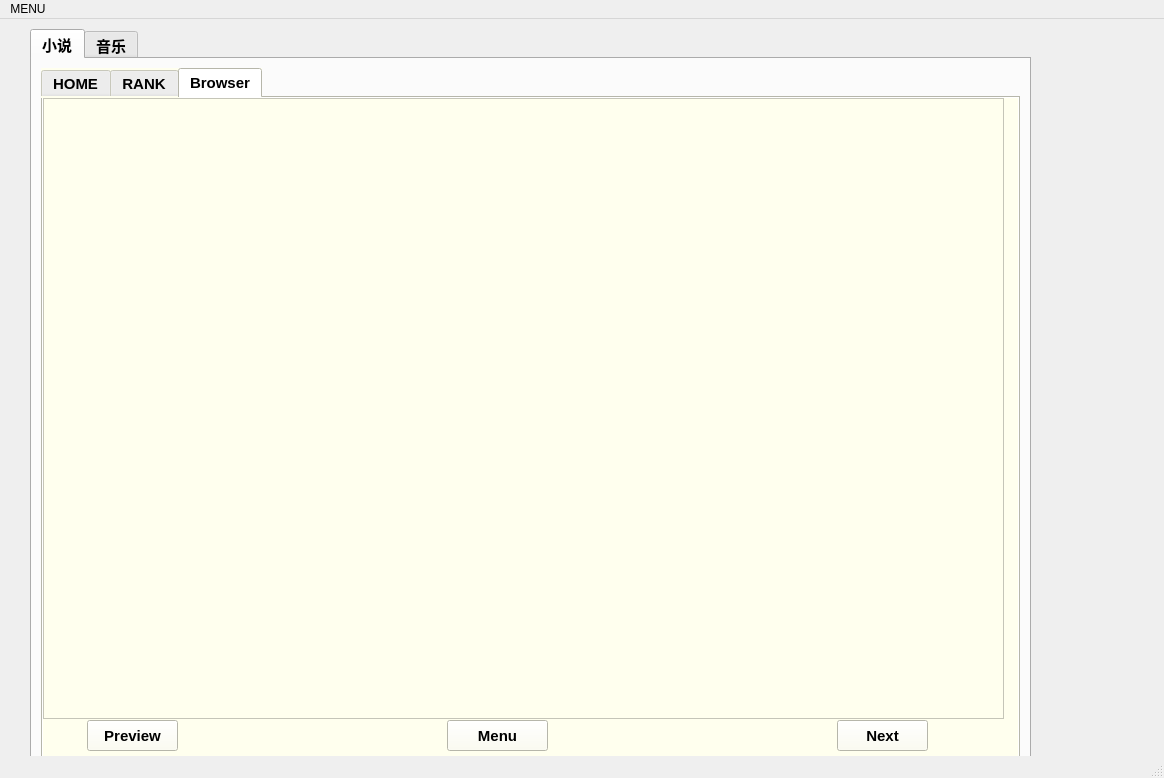
<?xml version="1.0" encoding="UTF-8"?>
<ui version="4.0">
 <class>MainWindow</class>
 <widget class="QMainWindow" name="MainWindow">
  <property name="geometry">
   <rect>
    <x>0</x>
    <y>0</y>
    <width>1164</width>
    <height>778</height>
   </rect>
  </property>
  <property name="windowTitle">
   <string>Spider System</string>
  </property>
  <property name="windowIcon">
   <iconset resource="spider.qrc">
    <normaloff>:/Spider/spider.ico</normaloff>:/Spider/spider.ico</iconset>
  </property>
  <widget class="QWidget" name="centralwidget">
   <widget class="QTabWidget" name="tabWidget_2">
    <property name="geometry">
     <rect>
      <x>30</x>
      <y>10</y>
      <width>1001</width>
      <height>761</height>
     </rect>
    </property>
    <property name="sizePolicy">
     <sizepolicy hsizetype="Maximum" vsizetype="Maximum">
      <horstretch>0</horstretch>
      <verstretch>0</verstretch>
     </sizepolicy>
    </property>
    <property name="font">
     <font>
      <family>Microsoft YaHei UI</family>
      <pointsize>11</pointsize>
      <weight>75</weight>
      <bold>true</bold>
     </font>
    </property>
    <property name="currentIndex">
     <number>0</number>
    </property>
    <property name="movable">
     <bool>true</bool>
    </property>
    <widget class="QWidget" name="tab_3">
     <attribute name="title">
      <string>小说</string>
     </attribute>
     <layout class="QGridLayout" name="gridLayout">
      <item row="0" column="0">
       <widget class="QTabWidget" name="tabWidget">
        <property name="sizePolicy">
         <sizepolicy hsizetype="Expanding" vsizetype="Expanding">
          <horstretch>0</horstretch>
          <verstretch>0</verstretch>
         </sizepolicy>
        </property>
        <property name="font">
         <font>
          <family>Microsoft YaHei UI</family>
          <pointsize>11</pointsize>
          <weight>75</weight>
          <bold>true</bold>
         </font>
        </property>
        <property name="autoFillBackground">
         <bool>false</bool>
        </property>
        <property name="styleSheet">
         <string notr="true">background-color: rgb(255, 255, 238);</string>
        </property>
        <property name="currentIndex">
         <number>2</number>
        </property>
        <property name="movable">
         <bool>true</bool>
        </property>
        <widget class="QWidget" name="tab">
         <attribute name="title">
          <string>HOME</string>
         </attribute>
         <widget class="QLabel" name="label_2">
          <property name="geometry">
           <rect>
            <x>71</x>
            <y>161</y>
            <width>54</width>
            <height>22</height>
           </rect>
          </property>
          <property name="sizePolicy">
           <sizepolicy hsizetype="Expanding" vsizetype="Expanding">
            <horstretch>0</horstretch>
            <verstretch>0</verstretch>
           </sizepolicy>
          </property>
          <property name="font">
           <font>
            <family>Microsoft YaHei UI</family>
            <pointsize>11</pointsize>
            <weight>75</weight>
            <bold>true</bold>
           </font>
          </property>
          <property name="text">
           <string>status:</string>
          </property>
         </widget>
         <widget class="QLabel" name="state_label">
          <property name="geometry">
           <rect>
            <x>131</x>
            <y>161</y>
            <width>691</width>
            <height>22</height>
           </rect>
          </property>
          <property name="sizePolicy">
           <sizepolicy hsizetype="Expanding" vsizetype="Expanding">
            <horstretch>0</horstretch>
            <verstretch>0</verstretch>
           </sizepolicy>
          </property>
          <property name="font">
           <font>
            <family>Microsoft YaHei UI</family>
            <pointsize>11</pointsize>
            <weight>75</weight>
            <bold>true</bold>
           </font>
          </property>
          <property name="text">
           <string>None</string>
          </property>
          <property name="scaledContents">
           <bool>true</bool>
          </property>
         </widget>
         <widget class="QLabel" name="label">
          <property name="geometry">
           <rect>
            <x>70</x>
            <y>240</y>
            <width>55</width>
            <height>22</height>
           </rect>
          </property>
          <property name="sizePolicy">
           <sizepolicy hsizetype="Expanding" vsizetype="Expanding">
            <horstretch>0</horstretch>
            <verstretch>0</verstretch>
           </sizepolicy>
          </property>
          <property name="font">
           <font>
            <family>Microsoft YaHei UI</family>
            <pointsize>11</pointsize>
            <weight>75</weight>
            <bold>true</bold>
           </font>
          </property>
          <property name="text">
           <string>Result:</string>
          </property>
         </widget>
         <widget class="QListWidget" name="book_list">
          <property name="geometry">
           <rect>
            <x>130</x>
            <y>270</y>
            <width>256</width>
            <height>351</height>
           </rect>
          </property>
          <property name="sizePolicy">
           <sizepolicy hsizetype="Expanding" vsizetype="Expanding">
            <horstretch>0</horstretch>
            <verstretch>0</verstretch>
           </sizepolicy>
          </property>
          <property name="font">
           <font>
            <family>Microsoft YaHei UI</family>
            <pointsize>11</pointsize>
            <weight>75</weight>
            <bold>true</bold>
           </font>
          </property>
          <property name="toolTip">
           <string>double clicked to download</string>
          </property>
          <property name="statusTip">
           <string>double clicked to download</string>
          </property>
          <property name="autoFillBackground">
           <bool>true</bool>
          </property>
          <property name="resizeMode">
           <enum>QListView::Fixed</enum>
          </property>
          <property name="layoutMode">
           <enum>QListView::Batched</enum>
          </property>
          <property name="wordWrap">
           <bool>true</bool>
          </property>
         </widget>
         <widget class="QProgressBar" name="progressbar">
          <property name="geometry">
           <rect>
            <x>130</x>
            <y>190</y>
            <width>321</width>
            <height>30</height>
           </rect>
          </property>
          <property name="sizePolicy">
           <sizepolicy hsizetype="Expanding" vsizetype="Expanding">
            <horstretch>0</horstretch>
            <verstretch>0</verstretch>
           </sizepolicy>
          </property>
          <property name="font">
           <font>
            <family>Microsoft YaHei UI</family>
            <pointsize>11</pointsize>
            <weight>75</weight>
            <bold>true</bold>
           </font>
          </property>
          <property name="value">
           <number>0</number>
          </property>
          <property name="invertedAppearance">
           <bool>false</bool>
          </property>
          <property name="format">
           <string/>
          </property>
         </widget>
         <widget class="QLabel" name="label_8">
          <property name="geometry">
           <rect>
            <x>750</x>
            <y>70</y>
            <width>71</width>
            <height>51</height>
           </rect>
          </property>
          <property name="sizePolicy">
           <sizepolicy hsizetype="Expanding" vsizetype="Expanding">
            <horstretch>0</horstretch>
            <verstretch>0</verstretch>
           </sizepolicy>
          </property>
          <property name="font">
           <font>
            <family>Microsoft YaHei UI</family>
            <pointsize>11</pointsize>
            <weight>75</weight>
            <bold>true</bold>
           </font>
          </property>
          <property name="styleSheet">
           <string notr="true">image: url(:/Spider/novel_spider.svg);</string>
          </property>
          <property name="text">
           <string/>
          </property>
         </widget>
         <widget class="QPushButton" name="search_push_button">
          <property name="geometry">
           <rect>
            <x>630</x>
            <y>110</y>
            <width>75</width>
            <height>28</height>
           </rect>
          </property>
          <property name="sizePolicy">
           <sizepolicy hsizetype="Expanding" vsizetype="Expanding">
            <horstretch>0</horstretch>
            <verstretch>0</verstretch>
           </sizepolicy>
          </property>
          <property name="font">
           <font>
            <family>Microsoft YaHei UI</family>
            <pointsize>11</pointsize>
            <weight>75</weight>
            <bold>true</bold>
           </font>
          </property>
          <property name="text">
           <string>Search</string>
          </property>
          <property name="shortcut">
           <string>Return</string>
          </property>
         </widget>
         <widget class="QWidget" name="layoutWidget">
          <property name="geometry">
           <rect>
            <x>61</x>
            <y>111</y>
            <width>267</width>
            <height>28</height>
           </rect>
          </property>
          <property name="sizePolicy">
           <sizepolicy hsizetype="Expanding" vsizetype="Expanding">
            <horstretch>0</horstretch>
            <verstretch>0</verstretch>
           </sizepolicy>
          </property>
          <property name="font">
           <font>
            <family>Microsoft YaHei UI</family>
            <pointsize>11</pointsize>
            <weight>75</weight>
            <bold>true</bold>
           </font>
          </property>
          <layout class="QHBoxLayout" name="horizontalLayout_3">
           <item>
            <widget class="QLabel" name="book_name_label">
             <property name="sizePolicy">
              <sizepolicy hsizetype="Expanding" vsizetype="Expanding">
               <horstretch>0</horstretch>
               <verstretch>0</verstretch>
              </sizepolicy>
             </property>
             <property name="font">
              <font>
               <family>Microsoft YaHei UI</family>
               <pointsize>11</pointsize>
               <weight>75</weight>
               <bold>true</bold>
              </font>
             </property>
             <property name="text">
              <string>KeyWord:</string>
             </property>
            </widget>
           </item>
           <item>
            <widget class="QLineEdit" name="book_name">
             <property name="sizePolicy">
              <sizepolicy hsizetype="Expanding" vsizetype="Expanding">
               <horstretch>0</horstretch>
               <verstretch>0</verstretch>
              </sizepolicy>
             </property>
             <property name="font">
              <font>
               <family>Microsoft YaHei UI</family>
               <pointsize>11</pointsize>
               <weight>75</weight>
               <bold>true</bold>
              </font>
             </property>
            </widget>
           </item>
          </layout>
         </widget>
         <widget class="QComboBox" name="book_source_combobox">
          <property name="geometry">
           <rect>
            <x>430</x>
            <y>110</y>
            <width>121</width>
            <height>41</height>
           </rect>
          </property>
          <property name="sizePolicy">
           <sizepolicy hsizetype="Expanding" vsizetype="Expanding">
            <horstretch>0</horstretch>
            <verstretch>0</verstretch>
           </sizepolicy>
          </property>
          <property name="font">
           <font>
            <family>Microsoft YaHei UI</family>
            <pointsize>11</pointsize>
            <weight>75</weight>
            <bold>true</bold>
           </font>
          </property>
          <item>
           <property name="text">
            <string>笔趣阁</string>
           </property>
          </item>
          <item>
           <property name="text">
            <string>长夜烽火</string>
           </property>
          </item>
          <item>
           <property name="text">
            <string>落霞</string>
           </property>
          </item>
         </widget>
         <widget class="QLabel" name="source_label">
          <property name="geometry">
           <rect>
            <x>350</x>
            <y>120</y>
            <width>63</width>
            <height>19</height>
           </rect>
          </property>
          <property name="sizePolicy">
           <sizepolicy hsizetype="Expanding" vsizetype="Expanding">
            <horstretch>0</horstretch>
            <verstretch>0</verstretch>
           </sizepolicy>
          </property>
          <property name="font">
           <font>
            <family>Microsoft YaHei UI</family>
            <pointsize>11</pointsize>
            <weight>75</weight>
            <bold>true</bold>
           </font>
          </property>
          <property name="text">
           <string>Sources:</string>
          </property>
         </widget>
         <widget class="QListWidget" name="exit_novel_list">
          <property name="geometry">
           <rect>
            <x>450</x>
            <y>230</y>
            <width>256</width>
            <height>401</height>
           </rect>
          </property>
          <property name="sizePolicy">
           <sizepolicy hsizetype="Expanding" vsizetype="Expanding">
            <horstretch>0</horstretch>
            <verstretch>0</verstretch>
           </sizepolicy>
          </property>
          <property name="font">
           <font>
            <family>Microsoft YaHei UI</family>
            <pointsize>11</pointsize>
            <weight>75</weight>
            <bold>true</bold>
           </font>
          </property>
          <property name="mouseTracking">
           <bool>true</bool>
          </property>
          <property name="statusTip">
           <string>double clicked to download</string>
          </property>
         </widget>
         <widget class="QListWidget" name="novel_status_list">
          <property name="geometry">
           <rect>
            <x>730</x>
            <y>230</y>
            <width>111</width>
            <height>401</height>
           </rect>
          </property>
          <property name="sizePolicy">
           <sizepolicy hsizetype="Expanding" vsizetype="Expanding">
            <horstretch>0</horstretch>
            <verstretch>0</verstretch>
           </sizepolicy>
          </property>
          <property name="font">
           <font>
            <family>Microsoft YaHei UI</family>
            <pointsize>11</pointsize>
            <weight>75</weight>
            <bold>true</bold>
           </font>
          </property>
          <property name="mouseTracking">
           <bool>true</bool>
          </property>
          <property name="statusTip">
           <string>double click to load book</string>
          </property>
          <property name="resizeMode">
           <enum>QListView::Adjust</enum>
          </property>
         </widget>
         <widget class="QLabel" name="label_5">
          <property name="geometry">
           <rect>
            <x>460</x>
            <y>200</y>
            <width>241</width>
            <height>21</height>
           </rect>
          </property>
          <property name="sizePolicy">
           <sizepolicy hsizetype="Expanding" vsizetype="Expanding">
            <horstretch>0</horstretch>
            <verstretch>0</verstretch>
           </sizepolicy>
          </property>
          <property name="font">
           <font>
            <family>Microsoft YaHei UI</family>
            <pointsize>11</pointsize>
            <weight>75</weight>
            <bold>true</bold>
           </font>
          </property>
          <property name="text">
           <string>Downloaded Files Lists</string>
          </property>
         </widget>
         <widget class="QLabel" name="label_6">
          <property name="geometry">
           <rect>
            <x>730</x>
            <y>200</y>
            <width>91</width>
            <height>21</height>
           </rect>
          </property>
          <property name="sizePolicy">
           <sizepolicy hsizetype="Expanding" vsizetype="Expanding">
            <horstretch>0</horstretch>
            <verstretch>0</verstretch>
           </sizepolicy>
          </property>
          <property name="font">
           <font>
            <family>Microsoft YaHei UI</family>
            <pointsize>11</pointsize>
            <weight>75</weight>
            <bold>true</bold>
           </font>
          </property>
          <property name="text">
           <string>Status</string>
          </property>
         </widget>
        </widget>
        <widget class="QWidget" name="tab_2">
         <attribute name="title">
          <string>RANK</string>
         </attribute>
         <widget class="QWidget" name="horizontalLayoutWidget">
          <property name="geometry">
           <rect>
            <x>62</x>
            <y>130</y>
            <width>681</width>
            <height>471</height>
           </rect>
          </property>
          <property name="font">
           <font>
            <family>Microsoft YaHei UI</family>
            <pointsize>11</pointsize>
            <weight>75</weight>
            <bold>true</bold>
           </font>
          </property>
          <layout class="QHBoxLayout" name="horizontalLayout">
           <item>
            <widget class="QListWidget" name="content_list1">
             <property name="font">
              <font>
               <family>Microsoft YaHei UI</family>
               <pointsize>11</pointsize>
               <weight>75</weight>
               <bold>true</bold>
              </font>
             </property>
             <property name="toolTip">
              <string>double clicked</string>
             </property>
             <property name="statusTip">
              <string>double clicked</string>
             </property>
             <property name="sizeAdjustPolicy">
              <enum>QAbstractScrollArea::AdjustToContents</enum>
             </property>
             <property name="movement">
              <enum>QListView::Free</enum>
             </property>
             <property name="resizeMode">
              <enum>QListView::Adjust</enum>
             </property>
             <property name="layoutMode">
              <enum>QListView::SinglePass</enum>
             </property>
             <property name="uniformItemSizes">
              <bool>true</bool>
             </property>
            </widget>
           </item>
           <item>
            <widget class="QListWidget" name="content_list2">
             <property name="maximumSize">
              <size>
               <width>108</width>
               <height>469</height>
              </size>
             </property>
             <property name="font">
              <font>
               <family>Microsoft YaHei UI</family>
               <pointsize>11</pointsize>
               <weight>75</weight>
               <bold>true</bold>
              </font>
             </property>
             <property name="statusTip">
              <string>double clicked to open the url</string>
             </property>
             <property name="sizeAdjustPolicy">
              <enum>QAbstractScrollArea::AdjustToContents</enum>
             </property>
             <property name="movement">
              <enum>QListView::Free</enum>
             </property>
             <property name="resizeMode">
              <enum>QListView::Adjust</enum>
             </property>
             <property name="uniformItemSizes">
              <bool>true</bool>
             </property>
            </widget>
           </item>
           <item>
            <widget class="QListWidget" name="content_list3">
             <property name="maximumSize">
              <size>
               <width>115</width>
               <height>469</height>
              </size>
             </property>
             <property name="font">
              <font>
               <family>Microsoft YaHei UI</family>
               <pointsize>11</pointsize>
               <weight>75</weight>
               <bold>true</bold>
              </font>
             </property>
             <property name="statusTip">
              <string>double clicked to open the url</string>
             </property>
             <property name="sizeAdjustPolicy">
              <enum>QAbstractScrollArea::AdjustToContents</enum>
             </property>
             <property name="movement">
              <enum>QListView::Free</enum>
             </property>
             <property name="resizeMode">
              <enum>QListView::Adjust</enum>
             </property>
             <property name="uniformItemSizes">
              <bool>true</bool>
             </property>
            </widget>
           </item>
           <item>
            <widget class="QListWidget" name="content_list4">
             <property name="maximumSize">
              <size>
               <width>122</width>
               <height>469</height>
              </size>
             </property>
             <property name="font">
              <font>
               <family>Microsoft YaHei UI</family>
               <pointsize>11</pointsize>
               <weight>75</weight>
               <bold>true</bold>
              </font>
             </property>
             <property name="mouseTracking">
              <bool>true</bool>
             </property>
             <property name="sizeAdjustPolicy">
              <enum>QAbstractScrollArea::AdjustToContents</enum>
             </property>
             <property name="movement">
              <enum>QListView::Snap</enum>
             </property>
             <property name="resizeMode">
              <enum>QListView::Adjust</enum>
             </property>
             <property name="uniformItemSizes">
              <bool>true</bool>
             </property>
            </widget>
           </item>
           <item>
            <widget class="QListWidget" name="content_list5">
             <property name="font">
              <font>
               <family>Microsoft YaHei UI</family>
               <pointsize>11</pointsize>
               <weight>75</weight>
               <bold>true</bold>
              </font>
             </property>
             <property name="sizeAdjustPolicy">
              <enum>QAbstractScrollArea::AdjustToContents</enum>
             </property>
             <property name="movement">
              <enum>QListView::Free</enum>
             </property>
             <property name="resizeMode">
              <enum>QListView::Adjust</enum>
             </property>
             <property name="uniformItemSizes">
              <bool>true</bool>
             </property>
            </widget>
           </item>
           <item>
            <widget class="QListWidget" name="content_list6">
             <property name="minimumSize">
              <size>
               <width>127</width>
               <height>0</height>
              </size>
             </property>
             <property name="font">
              <font>
               <family>Microsoft YaHei UI</family>
               <pointsize>11</pointsize>
               <weight>75</weight>
               <bold>true</bold>
              </font>
             </property>
             <property name="toolTip">
              <string>double clicked</string>
             </property>
             <property name="statusTip">
              <string>double clicked</string>
             </property>
             <property name="sizeAdjustPolicy">
              <enum>QAbstractScrollArea::AdjustToContents</enum>
             </property>
             <property name="movement">
              <enum>QListView::Free</enum>
             </property>
             <property name="resizeMode">
              <enum>QListView::Adjust</enum>
             </property>
             <property name="uniformItemSizes">
              <bool>true</bool>
             </property>
            </widget>
           </item>
          </layout>
         </widget>
         <widget class="QWidget" name="gridLayoutWidget">
          <property name="geometry">
           <rect>
            <x>140</x>
            <y>40</y>
            <width>511</width>
            <height>80</height>
           </rect>
          </property>
          <property name="font">
           <font>
            <family>Microsoft YaHei UI</family>
            <pointsize>11</pointsize>
            <weight>75</weight>
            <bold>true</bold>
           </font>
          </property>
          <layout class="QGridLayout" name="gridLayout_2">
           <item row="1" column="0">
            <widget class="QLabel" name="rank_label">
             <property name="font">
              <font>
               <family>Microsoft YaHei UI</family>
               <pointsize>11</pointsize>
               <weight>75</weight>
               <bold>true</bold>
              </font>
             </property>
             <property name="text">
              <string>checking ...</string>
             </property>
            </widget>
           </item>
           <item row="1" column="1">
            <widget class="QComboBox" name="source_cobox">
             <property name="font">
              <font>
               <family>Microsoft YaHei UI</family>
               <pointsize>11</pointsize>
               <weight>75</weight>
               <italic>false</italic>
               <bold>true</bold>
              </font>
             </property>
             <item>
              <property name="text">
               <string>qidian</string>
              </property>
             </item>
            </widget>
           </item>
           <item row="1" column="2">
            <widget class="QPushButton" name="rank_button">
             <property name="font">
              <font>
               <family>Microsoft YaHei UI</family>
               <pointsize>11</pointsize>
               <weight>75</weight>
               <bold>true</bold>
              </font>
             </property>
             <property name="statusTip">
              <string>click to get rank info</string>
             </property>
             <property name="text">
              <string>Search</string>
             </property>
             <property name="shortcut">
              <string>Return</string>
             </property>
            </widget>
           </item>
          </layout>
         </widget>
         <widget class="QLabel" name="label_9">
          <property name="geometry">
           <rect>
            <x>660</x>
            <y>50</y>
            <width>71</width>
            <height>51</height>
           </rect>
          </property>
          <property name="font">
           <font>
            <family>Microsoft YaHei UI</family>
            <pointsize>11</pointsize>
            <weight>75</weight>
            <bold>true</bold>
           </font>
          </property>
          <property name="styleSheet">
           <string notr="true">image: url(:/Spider/novel_spider.svg);</string>
          </property>
          <property name="text">
           <string/>
          </property>
         </widget>
        </widget>
        <widget class="QWidget" name="tab_5">
         <attribute name="title">
          <string>Browser</string>
         </attribute>
         <widget class="QTextBrowser" name="textBrowser">
          <property name="geometry">
           <rect>
            <x>0</x>
            <y>0</y>
            <width>961</width>
            <height>621</height>
           </rect>
          </property>
          <property name="font">
           <font>
            <family>Microsoft YaHei UI</family>
            <pointsize>14</pointsize>
           </font>
          </property>
          <property name="autoFormatting">
           <set>QTextEdit::AutoAll</set>
          </property>
         </widget>
         <widget class="QPushButton" name="preview_button">
          <property name="geometry">
           <rect>
            <x>44</x>
            <y>622</y>
            <width>91</width>
            <height>31</height>
           </rect>
          </property>
          <property name="font">
           <font>
            <family>Microsoft YaHei UI</family>
            <pointsize>11</pointsize>
            <weight>75</weight>
            <bold>true</bold>
           </font>
          </property>
          <property name="statusTip">
           <string>last chapter</string>
          </property>
          <property name="text">
           <string>Preview</string>
          </property>
         </widget>
         <widget class="QPushButton" name="Next_button">
          <property name="geometry">
           <rect>
            <x>794</x>
            <y>622</y>
            <width>91</width>
            <height>31</height>
           </rect>
          </property>
          <property name="font">
           <font>
            <family>Microsoft YaHei UI</family>
            <pointsize>11</pointsize>
            <weight>75</weight>
            <bold>true</bold>
           </font>
          </property>
          <property name="statusTip">
           <string>next chapter</string>
          </property>
          <property name="text">
           <string>Next</string>
          </property>
         </widget>
         <widget class="QPushButton" name="Menu_button">
          <property name="geometry">
           <rect>
            <x>404</x>
            <y>622</y>
            <width>101</width>
            <height>31</height>
           </rect>
          </property>
          <property name="font">
           <font>
            <family>Microsoft YaHei UI</family>
            <pointsize>11</pointsize>
            <weight>75</weight>
            <bold>true</bold>
           </font>
          </property>
          <property name="statusTip">
           <string>Menu</string>
          </property>
          <property name="text">
           <string>Menu</string>
          </property>
         </widget>
         <widget class="QListWidget" name="listWidget_menu">
          <property name="geometry">
           <rect>
            <x>0</x>
            <y>0</y>
            <width>961</width>
            <height>621</height>
           </rect>
          </property>
          <property name="font">
           <font>
            <pointsize>12</pointsize>
            <weight>75</weight>
            <bold>true</bold>
           </font>
          </property>
          <property name="statusTip">
           <string>double click to change chapter</string>
          </property>
         </widget>
        </widget>
       </widget>
      </item>
     </layout>
    </widget>
    <widget class="QWidget" name="tab_4">
     <attribute name="title">
      <string>音乐</string>
     </attribute>
     <widget class="QListWidget" name="music_listWidget">
      <property name="geometry">
       <rect>
        <x>80</x>
        <y>140</y>
        <width>311</width>
        <height>451</height>
       </rect>
      </property>
      <property name="font">
       <font>
        <family>Microsoft YaHei UI</family>
        <pointsize>12</pointsize>
        <weight>75</weight>
        <bold>true</bold>
       </font>
      </property>
      <property name="statusTip">
       <string>double clicked to download</string>
      </property>
     </widget>
     <widget class="QLabel" name="label_3">
      <property name="geometry">
       <rect>
        <x>20</x>
        <y>90</y>
        <width>91</width>
        <height>51</height>
       </rect>
      </property>
      <property name="font">
       <font>
        <family>Microsoft YaHei UI</family>
        <pointsize>12</pointsize>
        <weight>75</weight>
        <bold>true</bold>
       </font>
      </property>
      <property name="text">
       <string>Result:</string>
      </property>
     </widget>
     <widget class="QLabel" name="label_4">
      <property name="geometry">
       <rect>
        <x>430</x>
        <y>140</y>
        <width>91</width>
        <height>51</height>
       </rect>
      </property>
      <property name="font">
       <font>
        <family>Microsoft YaHei UI</family>
        <pointsize>12</pointsize>
        <weight>75</weight>
        <bold>true</bold>
       </font>
      </property>
      <property name="text">
       <string>Status:</string>
      </property>
     </widget>
     <widget class="QLabel" name="label_7">
      <property name="geometry">
       <rect>
        <x>730</x>
        <y>30</y>
        <width>71</width>
        <height>71</height>
       </rect>
      </property>
      <property name="styleSheet">
       <string notr="true">image: url(:/Spider/novel_spider.svg);</string>
      </property>
      <property name="text">
       <string/>
      </property>
     </widget>
     <widget class="QWidget" name="layoutWidget">
      <property name="geometry">
       <rect>
        <x>190</x>
        <y>30</y>
        <width>521</width>
        <height>81</height>
       </rect>
      </property>
      <property name="font">
       <font>
        <family>Microsoft YaHei UI</family>
        <pointsize>12</pointsize>
        <weight>75</weight>
        <bold>true</bold>
       </font>
      </property>
      <layout class="QHBoxLayout" name="horizontalLayout_2">
       <item>
        <widget class="QComboBox" name="comboBox_music">
         <property name="font">
          <font>
           <family>Microsoft YaHei UI</family>
           <pointsize>12</pointsize>
           <weight>75</weight>
           <bold>true</bold>
          </font>
         </property>
         <property name="editable">
          <bool>true</bool>
         </property>
         <item>
          <property name="text">
           <string>QQmusic</string>
          </property>
         </item>
        </widget>
       </item>
       <item>
        <widget class="QLineEdit" name="lineEdit_music">
         <property name="font">
          <font>
           <family>Microsoft YaHei UI</family>
           <pointsize>12</pointsize>
           <weight>75</weight>
           <bold>true</bold>
          </font>
         </property>
         <property name="text">
          <string>周杰伦</string>
         </property>
        </widget>
       </item>
       <item>
        <widget class="QPushButton" name="pushButton_music">
         <property name="font">
          <font>
           <family>Microsoft YaHei UI</family>
           <pointsize>12</pointsize>
           <weight>75</weight>
           <bold>true</bold>
          </font>
         </property>
         <property name="text">
          <string>Search</string>
         </property>
         <property name="shortcut">
          <string>Return</string>
         </property>
        </widget>
       </item>
      </layout>
     </widget>
     <widget class="QLabel" name="status_music_label">
      <property name="geometry">
       <rect>
        <x>530</x>
        <y>140</y>
        <width>421</width>
        <height>51</height>
       </rect>
      </property>
      <property name="font">
       <font>
        <family>Microsoft YaHei UI</family>
        <pointsize>12</pointsize>
        <weight>75</weight>
        <bold>true</bold>
       </font>
      </property>
      <property name="text">
       <string/>
      </property>
     </widget>
    </widget>
   </widget>
  </widget>
  <widget class="QMenuBar" name="menubar">
   <property name="geometry">
    <rect>
     <x>0</x>
     <y>0</y>
     <width>1164</width>
     <height>23</height>
    </rect>
   </property>
   <widget class="QMenu" name="menuMENU">
    <property name="font">
     <font>
      <pointsize>12</pointsize>
     </font>
    </property>
    <property name="title">
     <string>MENU</string>
    </property>
    <widget class="QMenu" name="menulayout">
     <property name="font">
      <font>
       <pointsize>12</pointsize>
       <weight>75</weight>
       <bold>true</bold>
      </font>
     </property>
     <property name="title">
      <string>layout</string>
     </property>
     <addaction name="actionauthor"/>
     <addaction name="actiongenre"/>
     <addaction name="actionstatus"/>
     <addaction name="actionname"/>
     <addaction name="actionupdate_chapter"/>
     <addaction name="actionintro"/>
    </widget>
    <addaction name="actionclose"/>
    <addaction name="actionsave"/>
    <addaction name="actionwumaomao"/>
    <addaction name="separator"/>
    <addaction name="menulayout"/>
   </widget>
   <addaction name="menuMENU"/>
  </widget>
  <widget class="QStatusBar" name="statusbar"/>
  <action name="actionclose">
   <property name="text">
    <string>close</string>
   </property>
   <property name="toolTip">
    <string>close the exe</string>
   </property>
   <property name="statusTip">
    <string>close the exe</string>
   </property>
   <property name="font">
    <font>
     <family>Microsoft YaHei UI</family>
     <pointsize>12</pointsize>
     <weight>75</weight>
     <bold>true</bold>
    </font>
   </property>
   <property name="shortcut">
    <string>Ctrl+Q</string>
   </property>
  </action>
  <action name="actionsave">
   <property name="text">
    <string>save</string>
   </property>
   <property name="toolTip">
    <string>save</string>
   </property>
   <property name="statusTip">
    <string>save</string>
   </property>
   <property name="font">
    <font>
     <family>Microsoft YaHei UI</family>
     <pointsize>12</pointsize>
     <weight>75</weight>
     <bold>true</bold>
    </font>
   </property>
   <property name="shortcut">
    <string>Ctrl+S</string>
   </property>
  </action>
  <action name="actionwumaomao">
   <property name="text">
    <string>wumaomao</string>
   </property>
   <property name="toolTip">
    <string>should be handsome</string>
   </property>
   <property name="statusTip">
    <string>should be handsome</string>
   </property>
   <property name="font">
    <font>
     <family>Microsoft YaHei UI</family>
     <pointsize>12</pointsize>
     <weight>75</weight>
     <bold>true</bold>
    </font>
   </property>
  </action>
  <action name="actionauthor">
   <property name="checkable">
    <bool>true</bool>
   </property>
   <property name="checked">
    <bool>true</bool>
   </property>
   <property name="text">
    <string>author</string>
   </property>
  </action>
  <action name="actiongenre">
   <property name="checkable">
    <bool>true</bool>
   </property>
   <property name="checked">
    <bool>true</bool>
   </property>
   <property name="text">
    <string>genre</string>
   </property>
  </action>
  <action name="actionstatus">
   <property name="checkable">
    <bool>true</bool>
   </property>
   <property name="checked">
    <bool>true</bool>
   </property>
   <property name="text">
    <string>status</string>
   </property>
  </action>
  <action name="actionname">
   <property name="checkable">
    <bool>true</bool>
   </property>
   <property name="checked">
    <bool>true</bool>
   </property>
   <property name="text">
    <string>name</string>
   </property>
  </action>
  <action name="actionupdate_chapter">
   <property name="checkable">
    <bool>true</bool>
   </property>
   <property name="checked">
    <bool>false</bool>
   </property>
   <property name="text">
    <string>update_chapter</string>
   </property>
  </action>
  <action name="actionintro">
   <property name="checkable">
    <bool>true</bool>
   </property>
   <property name="checked">
    <bool>false</bool>
   </property>
   <property name="text">
    <string>intro</string>
   </property>
  </action>
 </widget>
 <resources>
  <include location="spider.qrc"/>
 </resources>
 <connections/>
</ui>
